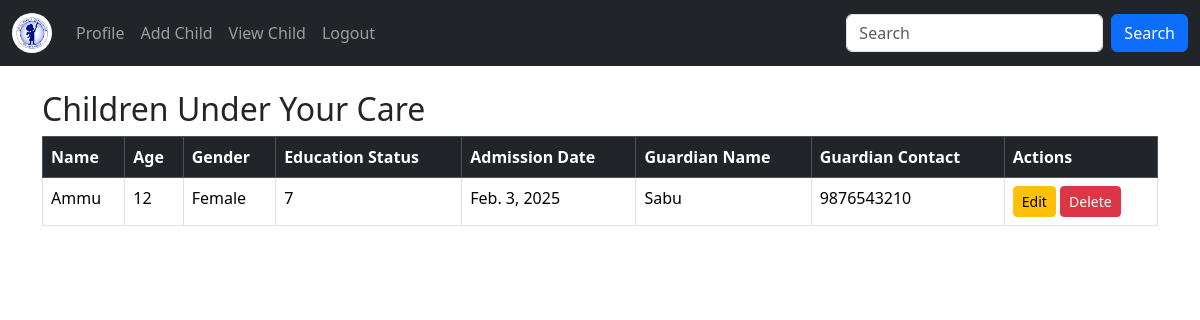
Screenshot of /viewchild/ (signed in) with the database file from the repository.
### app/models.py (models this page shows, shortened)
class Child(models.Model):
    name = models.CharField(max_length=100)
    age = models.IntegerField()
    gender = models.CharField(max_length=10, choices=[('Male', 'Male'), ('Female', 'Female'), ('Other', 'Other')])
    medical_history = models.TextField()
    education_status = models.CharField(max_length=200)
    admission_date = models.DateField(auto_now_add=True)
    guardian_name = models.CharField(max_length=100, null=True, blank=True)
    guardian_contact = models.CharField(max_length=15, null=True, blank=True)
    staf = models.ForeignKey(Stafreg, on_delete=models.CASCADE)  # 🔹 Link to staff

### app/views.py (the view)
# urls.py: path('viewchild/', views.viewchild, name='viewchild'),
def viewchild(request):
    staf_user = get_staf(request)
    if not staf_user:
        messages.error(request, "You must be logged in as staff to view children.")
        return redirect('staff_login')
    children = Child.objects.filter(staf=staf_user)
    return render(request, 'staf/viewchild.html', {'children': children})

### app/views.py (called while the page is built)
def get_staf(request):
    if 'staf' not in request.session:
        return None
    try:
        return Stafreg.objects.get(email=request.session['staf'])
    except Stafreg.DoesNotExist:
        return None

### templates/staf/viewchild.html (shortened to what this page needs)
<!DOCTYPE html>
<html lang="en">
<head>
  <link href="https://cdn.jsdelivr.net/npm/bootstrap@5.3.3/dist/css/bootstrap.min.css" rel="stylesheet">
</head>
<body>
<nav class="navbar navbar-expand-sm navbar-dark bg-dark">
    <div class="container-fluid">
        <a class="navbar-brand" href="../viewchild">
          <img src="../static/R.jpg" alt="Logo" style="width:40px;" class="rounded-pill">
        </a>
    <div class="collapse navbar-collapse" id="mynavbar">
      <ul class="navbar-nav me-auto">
        <li class="nav-item">
          <a class="nav-link" href="../stafprofile">Profile</a>
        </li>
        <li class="nav-item">
          <a class="nav-link" href="../addchild">Add Child</a>
        </li>
        <li class="nav-item">
          <a class="nav-link" href="../viewchild">View Child</a>
        </li>
        <li class="nav-item">
            <a class="nav-link" href="../logout">Logout</a>
        </li>
      </ul>
      <form class="d-flex">
        <input class="form-control me-2" type="text" placeholder="Search">
        <button class="btn btn-primary" type="button">Search</button>
      </form>
    </div>
  </div>
</nav>
<div class="container mt-4">
    <h2>Children Under Your Care</h2>
    <table class="table table-bordered">
        <thead class="table-dark">
            <tr>
                <th>Name</th>
                <th>Age</th>
                <th>Gender</th>
                <th>Education Status</th>
                <th>Admission Date</th>
                <th>Guardian Name</th>
                <th>Guardian Contact</th>
                <th>Actions</th>
            </tr>
        </thead>
        <tbody>
            {% for child in children %}
            <tr>
                <td>{{ child.name }}</td>
                <td>{{ child.age }}</td>
                <td>{{ child.gender }}</td>
                <td>{{ child.education_status }}</td>
                <td>{{ child.admission_date }}</td>
                <td>{{ child.guardian_name }}</td>
                <td>{{ child.guardian_contact }}</td>
                <td>
                    <a href="../editchild/{{child.pk}}" class="btn btn-warning btn-sm">Edit</a>
                    <a href="../delete/{{child.pk}}" class="btn btn-danger btn-sm" onclick="return confirm('Are you sure you want to delete this child?');">Delete</a>
                </td>
            </tr>
            {% empty %}
            <tr>
                <td colspan="8" class="text-center">No children added yet.</td>
            </tr>
            {% endfor %}
        </tbody>
    </table>
</div>
</body>
</html>

### rows the page displays
Child: name "Ammu", age "12", gender "Female", education_status "7", admission_date "Feb. 3, 2025", guardian_name "Sabu", guardian_contact "9876543210"
